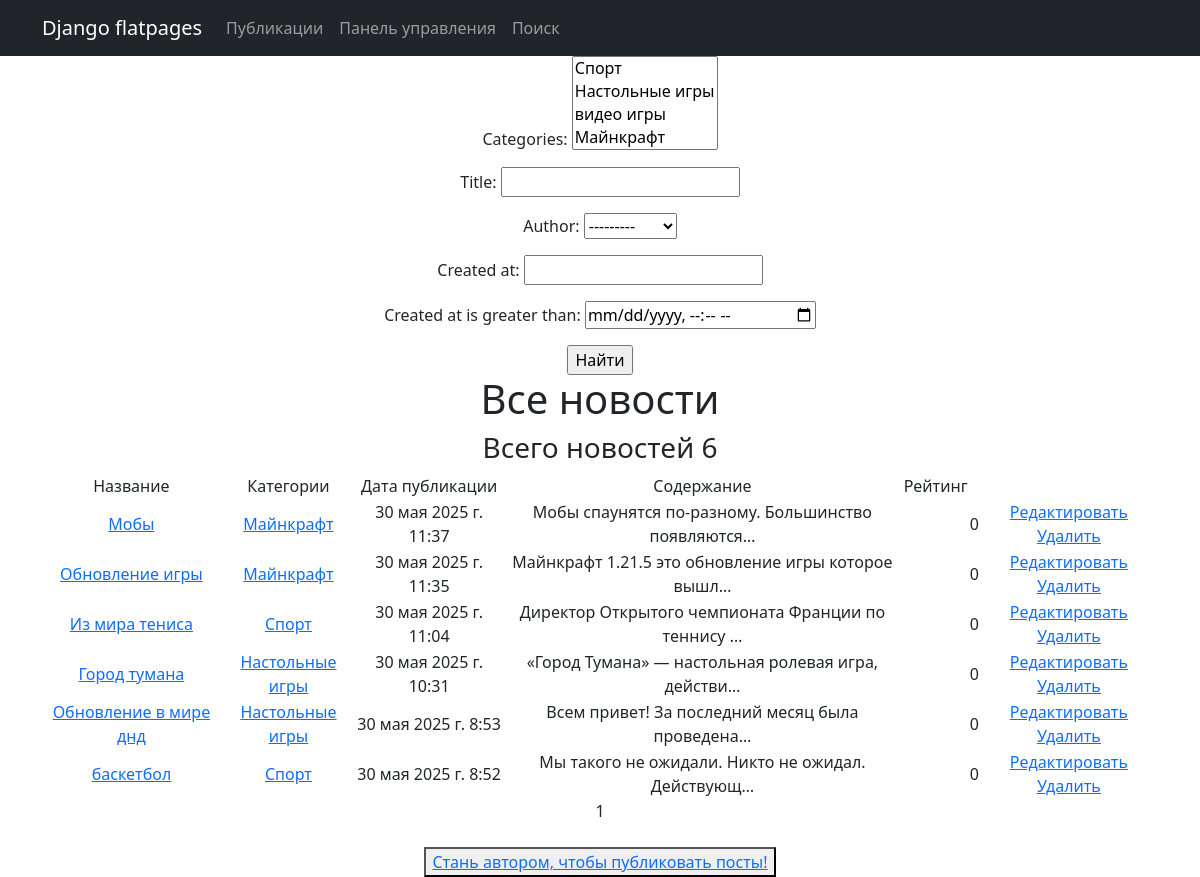
/posts/, run on an earlier commit of the app's database.
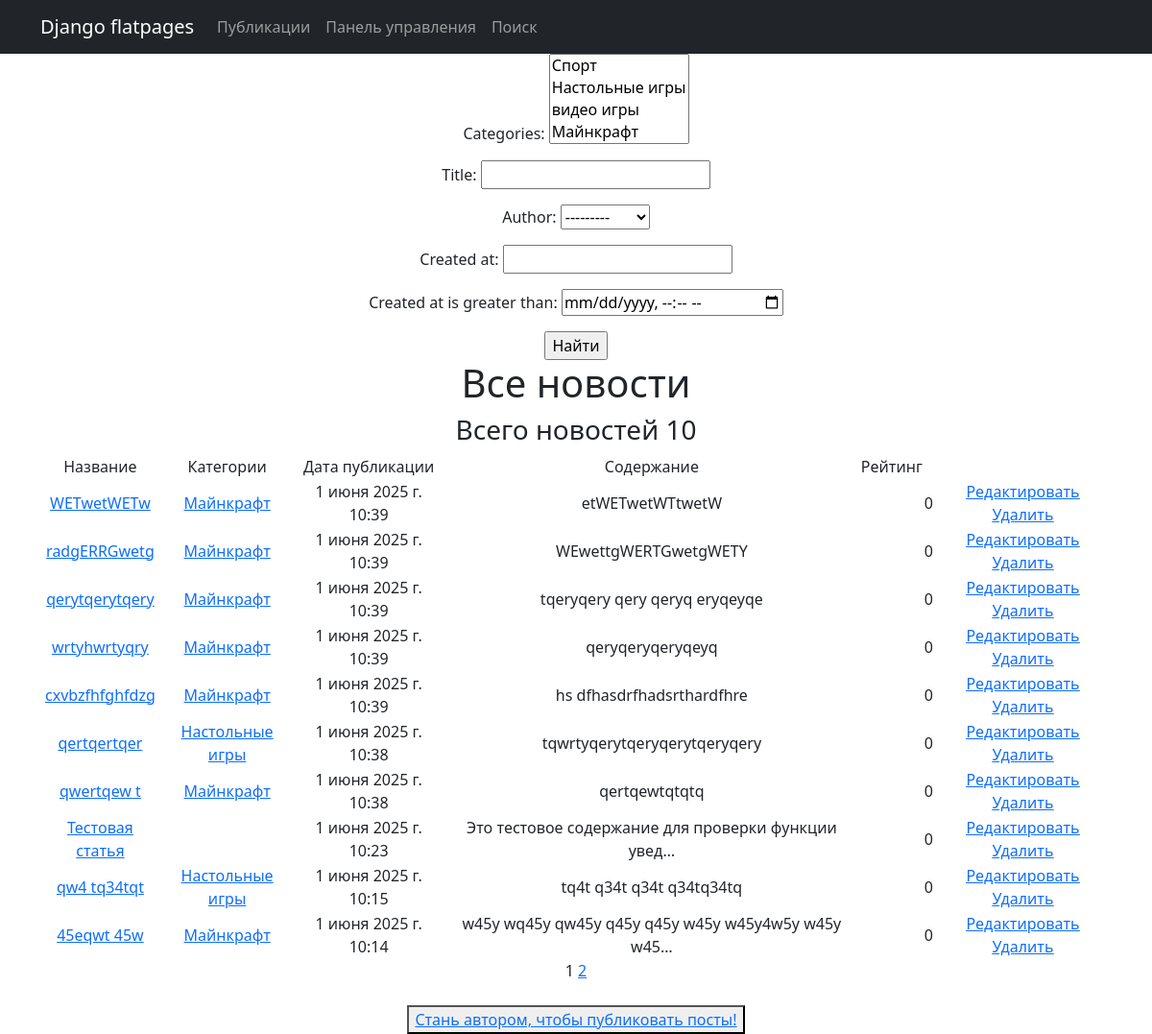
And on a later commit of the database.
### news/models.py (models this page shows, shortened)
class Post(models.Model):
    ARTICLE = 'AR'
    NEWS = 'NE'
    POST_TYPE_CHOICES = [
        (ARTICLE, 'Article'),
        (NEWS, 'News'),
    ]
    author = models.ForeignKey(Author, on_delete=models.CASCADE)
    post_type = models.CharField(max_length=2, choices=POST_TYPE_CHOICES)
    created_at = models.DateTimeField(auto_now_add=True)
    categories = models.ManyToManyField(Category, through='PostCategory')
    title = models.CharField(max_length=255)
    text = models.TextField()
    rating = models.IntegerField(default=0)

class Category(models.Model):
    name = models.CharField(max_length=255, unique=True)
    subscribers = models.ManyToManyField(User, related_name='subscribed_categories', blank=True)
    def __str__(self):
        return self.name

### news/views.py (the view)
# urls.py: path('', PostList.as_view(),  name='post_list'),
class PostList(ListView):
    model = Post
    ordering = '-created_at'
    template_name = 'post_list.html'
    context_object_name = 'post'
    paginate_by = 10
    def get_queryset(self):
        queryset = super().get_queryset()
        self.filterset = NewsFilter(self.request.GET, queryset)
        return self.filterset.qs
    def get_context_data(self, **kwargs):
        context = super().get_context_data(**kwargs)
        context['filterset'] = self.filterset
        return context

### news/models.py (called while the page is built)
    def __str__(self):
        return self.user.username

### news/templatetags/custom_filters.py (called while the page is built)
@register.filter()
def censor(text):
    bad_words = ['Dungeons & Dragons', 'D&D', 'текст']
    for word in bad_words:
        text = text.replace(word, '*' * len(word))
    return text

### news/templatetags/custom_tags.py (called while the page is built)
@register.simple_tag(takes_context=True)
def url_replace(context, **kwargs):
    d = context['request'].GET.copy()
    for k, v in kwargs.items():
        d[k] = v
    return d.urlencode()

### templates/news/post_list.html (shortened to what this page needs)
{% extends 'flatpages/default.html' %}
{% load custom_filters %}
{% load custom_tags %}
{% block content %}
   <form action="" method="get">
       {{ filterset.form.as_p }}
       <input type="submit" value="Найти" />
   </form>
   <h1>Все новости</h1>
    <h3>Всего новостей {{ post|length}}</h3>
   {% if post %}
        <table>
           <tr>
               <td>
                   Название
               </td>
               <td>
                   Категории
               </td>
               <td>
                   Дата публикации
               </td>
               <td>
                   Содержание
               </td>
               <td>
                   Рейтинг
               </td>
           </tr>
            {% for post in post %}
               <tr>
                   <td>
                   <a href="{% url 'post_detail' post.id %}">{{ post.title|censor }}</a>
                   </td>
                   <td>
                       {% for cat in post.categories.all %}
                       <a href="{% url 'category_list' cat.id %}">{{cat.name }}</a>
                       {% endfor %}
                   </td>
                   <td>
                       {{post.created_at}}
                   </td>
                   <td>
                       {{post.text|truncatechars:50|censor}}
                   </td>
                   <td>
                   </td>
                   <td>
                       {{ post.rating }}
                   </td>
                   <td>
                   <a href="{% url 'post_update' post.id %}"><u>Редактировать</u></a>
                   <a href="{% url 'post_delete' post.id %}"><u>Удалить</u></a>
                   </td>
               </tr>
            {% endfor %}
       </table>
   {% else %}
       <h2>Новостей нет!</h2>
   {% endif %}
   {{ page_obj.number }}
   {% if page_obj.has_next %}
       <a href="?{% url_replace page=page_obj.next_page_number %}">{{ page_obj.next_page_number }}</a>
   {% endif %}
<br><br>
{% if perms.news.add_post %}
<button> <a href="{% url 'post_edit' %}"><u>Опубликовать пост</u></a> </button>
{% else %}
<button> <a href="sign/upgrade/"> Стань автором, чтобы публиковать посты!</a> </button>
{% endif %}
{% endblock content %}

What changed in the data, as far as the page shows it:
no longer on this page (row unchanged): Post: title|censor "Мобы", created_at "30 мая 2025 г. 11:37", text|censor "Мобы спаунятся по-разному. Большинство появляются…", rating "0", Category (name "Майнкрафт")
no longer on this page (row unchanged): Post: title|censor "Обновление игры", created_at "30 мая 2025 г. 11:35", text|censor "Майнкрафт 1.21.5 это обновление игры которое вышл…", rating "0", Category (name "Майнкрафт")
no longer on this page (row unchanged): Post: title|censor "Из мира тениса", created_at "30 мая 2025 г. 11:04", text|censor "Директор Открытого чемпионата Франции по теннису …", rating "0"
no longer on this page (row unchanged): Category: name "Спорт"
no longer on this page (row unchanged): Post: title|censor "Город тумана", created_at "30 мая 2025 г. 10:31", text|censor "«Город Тумана» — настольная ролевая игра, действи…", rating "0", Category (name "Настольные игры")
no longer on this page (row unchanged): Post: title|censor "Обновление в мире днд", created_at "30 мая 2025 г. 8:53", text|censor "Всем привет! За последний месяц была проведена…", rating "0", Category (name "Настольные игры")
no longer on this page (row unchanged): Post: title|censor "баскетбол", created_at "30 мая 2025 г. 8:52", text|censor "Мы такого не ожидали. Никто не ожидал. Действующ…", rating "0"
added Post: title|censor "WETwetWETw", created_at "1 июня 2025 г. 10:39", text|censor "etWETwetWTtwetW", rating "0", Category (name "Майнкрафт")
added Post: title|censor "radgERRGwetg", created_at "1 июня 2025 г. 10:39", text|censor "WEwettgWERTGwetgWETY", rating "0", Category (name "Майнкрафт")
added Post: title|censor "qerytqerytqery", created_at "1 июня 2025 г. 10:39", text|censor "tqeryqery qery qeryq eryqeyqe", rating "0", Category (name "Майнкрафт")
added Post: title|censor "wrtyhwrtyqry", created_at "1 июня 2025 г. 10:39", text|censor "qeryqeryqeryqeyq", rating "0", Category (name "Майнкрафт")
added Post: title|censor "cxvbzfhfghfdzg", created_at "1 июня 2025 г. 10:39", text|censor "hs dfhasdrfhadsrthardfhre", rating "0", Category (name "Майнкрафт")
added Post: title|censor "qertqertqer", created_at "1 июня 2025 г. 10:38", text|censor "tqwrtyqerytqeryqerytqeryqery", rating "0", Category (name "Настольные игры")
added Post: title|censor "qwertqew t", created_at "1 июня 2025 г. 10:38", text|censor "qertqewtqtqtq", rating "0", Category (name "Майнкрафт")
added Post: title|censor "Тестовая статья", created_at "1 июня 2025 г. 10:23", text|censor "Это тестовое содержание для проверки функции увед…", rating "0"
added Post: title|censor "qw4 tq34tqt", created_at "1 июня 2025 г. 10:15", text|censor "tq4t q34t q34t q34tq34tq", rating "0", Category (name "Настольные игры")
added Post: title|censor "45eqwt 45w", created_at "1 июня 2025 г. 10:14", text|censor "w45y wq45y qw45y q45y q45y w45y w45y4w5y w45y w45…", rating "0", Category (name "Майнкрафт")
Also different on the page:
{{ post|length }}: "6" → "10"
{{ page_obj.next_page_number }}: (not shown) → "2"
